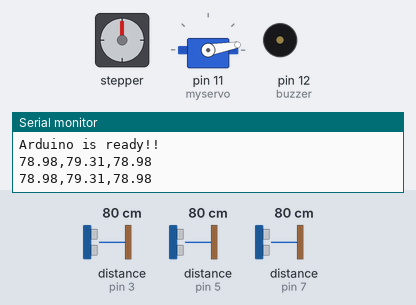
Simulated run of this sketch. Board: Arduino Uno, built with avr-gcc and run on an emulated ATmega328P. On the bench: stepper motor, servo, buzzer (waves = sounding), the last lines printed to the serial monitor. Wiring (inferred from the names in the program): 3 × ultrasonic range finder: trigger pin 2, echo pin 3 / trigger pin 4, echo pin 5 / trigger pin 6, echo pin 7; stepper motor driver (200 steps per turn assumed): step pin 10; direction pin 9; enable pin 8. Inputs (shaded band) come from the test bench; at power-on: distance to the obstacle (sensors on pin 3, pin 5, pin 7) 80 cm. The echo pulse lasts 58.3 µs per cm.

Above: at 1.2 s.
1.3 s: distance to the obstacle (sensor on pin 3) set to 12 cm
4.3 s: distance to the obstacle (sensor on pin 3) set to 9 cm
At 7.16 s:
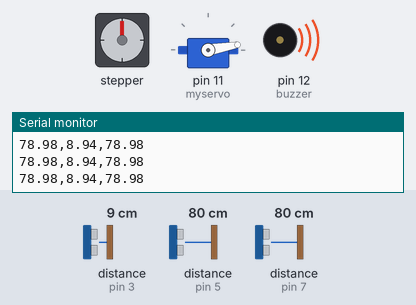
10.3 s: distance to the obstacle (sensor on pin 3) set to 18 cm
At 11.0 s:
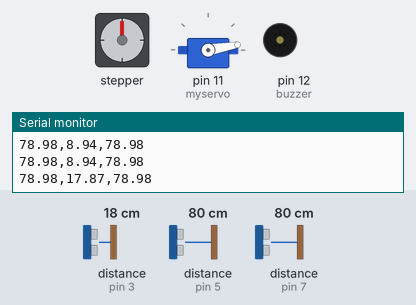
11.9 s: distance to the obstacle (sensor on pin 3) set to 2 cm
At 14.47 s:
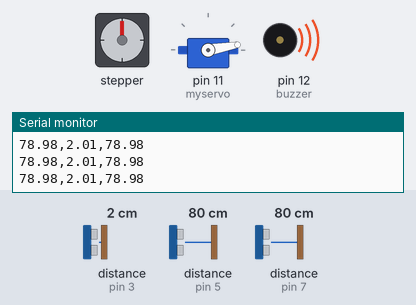
Timing chart, 0 to 15.9 s (numbered marks = the images above; inputs shaded):
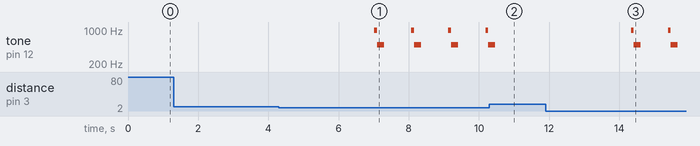

Measured:
- the behaviour switches between 11 and 10 cm on distance to the obstacle (sensor on pin 3) (found by bisection; images 0 and 1)
- after the input at 4.3 s, tone on pin 12 (buzzer): silent → 993 Hz after 2.7 s, then repeats every 1.1 s: 498 Hz 0.20 s, silent 0.78 s, 993 Hz 0.08 s
- after the input at 10.3 s, tone on pin 12 (buzzer): goes on until 10.5 s, then stays silent
- after the input at 11.9 s, tone on pin 12 (buzzer): plays 993 Hz for 0.08 s, 498 Hz for 0.20 s, 993 Hz for 0.08 s, 498 Hz for 0.20 s, starting after 2.4 s

The sketch:

testing24.ino
```cpp
#include <Servo.h>

// ultrasonic
#define TRIG_ORGANIK 4
#define ECHO_ORGANIK 5
#define TRIG_ANORGANIK 2
#define ECHO_ANORGANIK 3
#define TRIG_B3 6
#define ECHO_B3 7

// stepper
#define ENABLE 8
#define DIRECTION 9
#define STEP 10
#define SPEED 2
#define FORWARD HIGH
#define REVERSE LOW

// servo
Servo myservo;

// buzzer
#define buzzer 12

String command = "";

// stepper constant
#define STEPS_PER_REV 200
#define DEGREE_STEP (STEPS_PER_REV / 360.0)
#define STEPS_MANUAL_DEGREES (int)(DEGREE_STEP * 10)

// stepper position
int current_position = 0;

unsigned long startDetectionTime = 0;
bool isDetecting = false;

int manual_left_degree = 1;
int manual_right_degree = 1;


void setup() {
  Serial.begin(9600);

  pinMode(TRIG_ORGANIK, OUTPUT);
  pinMode(ECHO_ORGANIK, INPUT);
  pinMode(TRIG_ANORGANIK, OUTPUT);
  pinMode(ECHO_ANORGANIK, INPUT);
  pinMode(TRIG_B3, OUTPUT);
  pinMode(ECHO_B3, INPUT);

  pinMode(ENABLE, OUTPUT);
  pinMode(DIRECTION, OUTPUT);
  pinMode(STEP, OUTPUT);
  digitalWrite(ENABLE, LOW);

  pinMode(buzzer, OUTPUT);
  digitalWrite(buzzer, LOW);

  myservo.attach(11);
  myservo.write(10);

  Serial.println("Arduino is ready!!");
}

float getDistance(int trigPin, int echoPin) {
  digitalWrite(trigPin, LOW);
  delayMicroseconds(2);
  digitalWrite(trigPin, HIGH);
  delayMicroseconds(10);
  digitalWrite(trigPin, LOW);

  long duration = pulseIn(echoPin, HIGH);
  float distance = duration * 0.034 / 2;
  return distance;
}

void rotateStepper(int steps, bool clockwise) {
  digitalWrite(DIRECTION, clockwise ? FORWARD : REVERSE);

  for (int i = 0; i < steps; i++) {
    digitalWrite(STEP, HIGH);
    delay(SPEED);
    digitalWrite(STEP, LOW);
    delay(SPEED);
  }
}

void left() {
  rotateStepper(STEPS_MANUAL_DEGREES*10, false);
  current_position -= manual_left_degree*10;
  if (current_position < 0) {
    current_position += 360;
  }
}

void right() {
  rotateStepper(STEPS_MANUAL_DEGREES*10, true);
  current_position += manual_right_degree*10;
  if (current_position >= 360) {
    current_position -= 360;
  }
}

void openServo() {
  myservo.write(70);
  delay(2000);
  myservo.write(10);
  delay(1000);
}

void moveToDegree(int target_degree) {
  int target_steps = (int)(target_degree * DEGREE_STEP);
  int steps_to_move;

  if (target_degree >= current_position) {
    steps_to_move = target_steps - (int)(current_position * DEGREE_STEP);
    rotateStepper(steps_to_move, true);
  } else {
    steps_to_move = (int)((current_position - target_degree) * DEGREE_STEP);
    rotateStepper(steps_to_move, false);
  }

  current_position = target_degree;
}


void reset() {
  int steps_to_zero = abs((int)(current_position * DEGREE_STEP));

  if (current_position > 0) {
    rotateStepper(steps_to_zero, false);
  } else if (current_position < 0) {
    rotateStepper(steps_to_zero, true);
  }
  current_position = 0;
}


void autoOrganik() {
  moveToDegree(-190);
  delay(1000);
  openServo();
  reset();
}

void autoAnorganik() {
  moveToDegree(345);
  delay(1000);
  openServo();
  reset();
}

void autoB3() {
  moveToDegree(190);
  delay(1000);
  openServo();
  reset();
}

void handleBuzzer() {
    float distanceOrganik = getDistance(TRIG_ORGANIK, ECHO_ORGANIK);
    float distanceAnorganik = getDistance(TRIG_ANORGANIK, ECHO_ANORGANIK);
    float distanceB3 = getDistance(TRIG_B3, ECHO_B3);

    bool isBelowThreshold = (distanceOrganik > 0 && distanceOrganik < 10) ||
                            (distanceAnorganik > 0 && distanceAnorganik < 10) ||
                            (distanceB3 > 0 && distanceB3 < 10);

    if (isBelowThreshold) {
        if (!isDetecting) {
            startDetectionTime = millis();
            isDetecting = true;
        } else if (millis() - startDetectionTime >= 2000) {
            unsigned char i;
            for (i = 0; i < 80; i++) {
                digitalWrite(buzzer, HIGH); // high frequency
                delayMicroseconds(500);
                digitalWrite(buzzer, LOW);
                delayMicroseconds(500);
            }
            for (i = 0; i < 100; i++) {
                digitalWrite(buzzer, HIGH); // low frequency
                delayMicroseconds(1000);
                digitalWrite(buzzer, LOW);
                delayMicroseconds(1000);
            }
        }
    } else {
        isDetecting = false;
        startDetectionTime = 0;
        digitalWrite(buzzer, LOW);
    }
}

void buzzerOff(){
  digitalWrite(buzzer, LOW);
}

void handleDistance() {
    float distanceOrganik = getDistance(TRIG_ORGANIK, ECHO_ORGANIK);
    float distanceAnorganik = getDistance(TRIG_ANORGANIK, ECHO_ANORGANIK);
    float distanceB3 = getDistance(TRIG_B3, ECHO_B3);

    Serial.print("");
    Serial.print(distanceOrganik);
    Serial.print(",");
    Serial.print(distanceAnorganik);
    Serial.print(",");
    Serial.println(distanceB3);
    delay(750);
}

void handleSerial() {
  if (Serial.available()) {
    command = Serial.readStringUntil('\n');
    command.trim();

    if (command.startsWith("cmd:")) {
      String cmd = command.substring(4);
      if (cmd == "Manual") {
        Serial.println("Manual Mode");
      } else if (cmd == "Auto") {
        Serial.println("Auto Mode");
      } else if (cmd == "LEFT") {
        Serial.println("LEFT");
        left();
      } else if (cmd == "RIGHT") {
        Serial.println("RIGHT");
        right();
      } else if (cmd == "OPEN") {
        Serial.println("OPEN");
        openServo();
      } else if (cmd == "RESET") {
        Serial.println("RESET");
        reset();
      } else if (cmd == "AutoOrganik") {
        Serial.println("AutoOrganik");
        autoOrganik();
      } else if (cmd == "AutoAnorganik") {
        Serial.println("AutoAnorganik");
        autoAnorganik();
      } else if (cmd == "AutoB3") {
        Serial.println("AutoB3");
        autoB3();
      } else if (cmd == "BuzzerOFF") {
        Serial.println("Buzzer off");
        buzzerOff();
      } else {
        Serial.print("No Command: ");
        Serial.println(cmd);
      }
    }
  }
}

void loop() {
  handleSerial();
  handleDistance();
  handleBuzzer();
}
```
